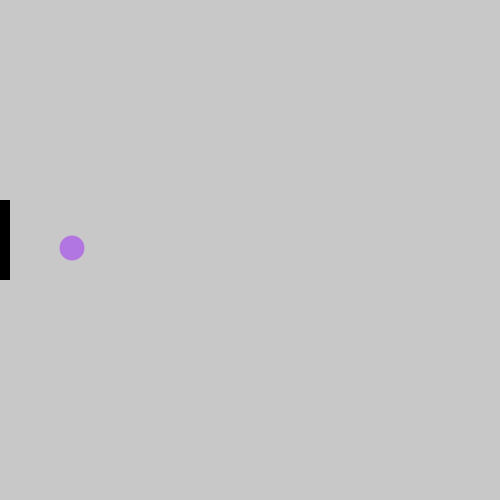
Frame 1 (no input)
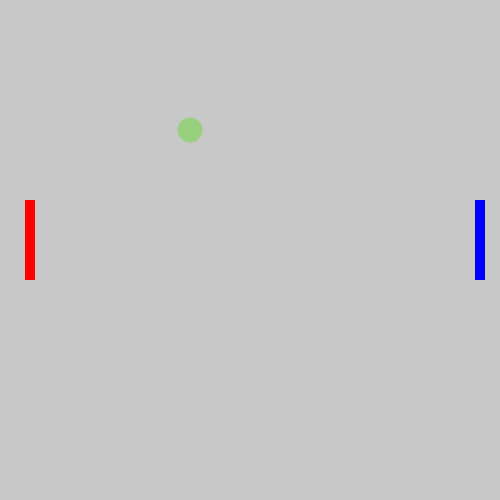
Frame 60 (the mouse pressed at the canvas centre just before this capture)
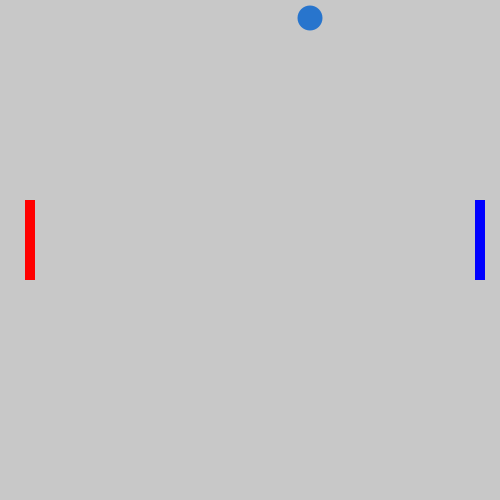
Frame 120 (the mouse held since frame 60 and released just before this capture)

The Processing sketch that drew these frames (run headless with seeded random() and noise(); from frame 60 on, the mouse is pressed at the canvas centre):

// Processing sketch: processing_83419
// ── processing_83419.pde

//Winston L, Ping Pong & Billy, CP1, Mods 4-5
//

bouncingBall billy = new bouncingBall();
paddle ping = new paddle();
paddle pong = new paddle();
void setup()
{
  size(500, 500);
}
void draw()
{
  background(200);
  pong.show();
  ping.show();
  billy.move();
  billy.bounce();
  billy.show();
  ping.ping();
  pong.pong();
}
class paddle
{
  int a, b, x, y, z;
  paddle()
  {
   b=200; 
  }
  void show()
  {
    fill(x,y,z);
    noStroke();
    rect(a,b,10,80);
  }
  void ping()
  {
    a=25;
    x=255;
    y=0;
    z=0;
  }
  void pong()
  {
    a=475;
    x=0;
    y=0;
    z=255;
  }
}
class bouncingBall
{
  int x, y;
  boolean up, right;
  bouncingBall()
  {
    x=70;
    y=250;
    up=true;
    right=true;
  }
  void move()
  {
    if (get(x-13,y)==color(255,0,0))
    {
      right=true;
    }
    if (get(x+10,y)==color(0,0,255))
    {
      right=false;
    }
    if(up==true)
    {
      y=y-2;
    }
    if (up==false)
    {
      y=y+2;
    }
    if(right==true)
    {
      x=x+2;
    }
    if(right==false)
    {
      x=x-2;
    }
  }
  void bounce()
  {
    if(x<15)
    {
      right=true;
    }
    if(x>485)
    {
      right=false;
    }
    if(y<15)
    {
      up=false;
    }
    if(y>485)
    {
      up=true;
    }
  }
  void show()
  {
    fill(random(256),random(256),random(256),random(125,255));
    noStroke();
    ellipse(x, y, 25, 25);
  }
}
void keyPressed()
{
  if(key=='w')
  {
    ping.b=ping.b-25;
  }
  if(key=='s')
  {
    ping.b=ping.b+25;
  }
  if(keyCode==UP)
  {
    pong.b=pong.b-25;
  }
  if(keyCode==DOWN)
  {
    pong.b=pong.b+25;
  }
}
